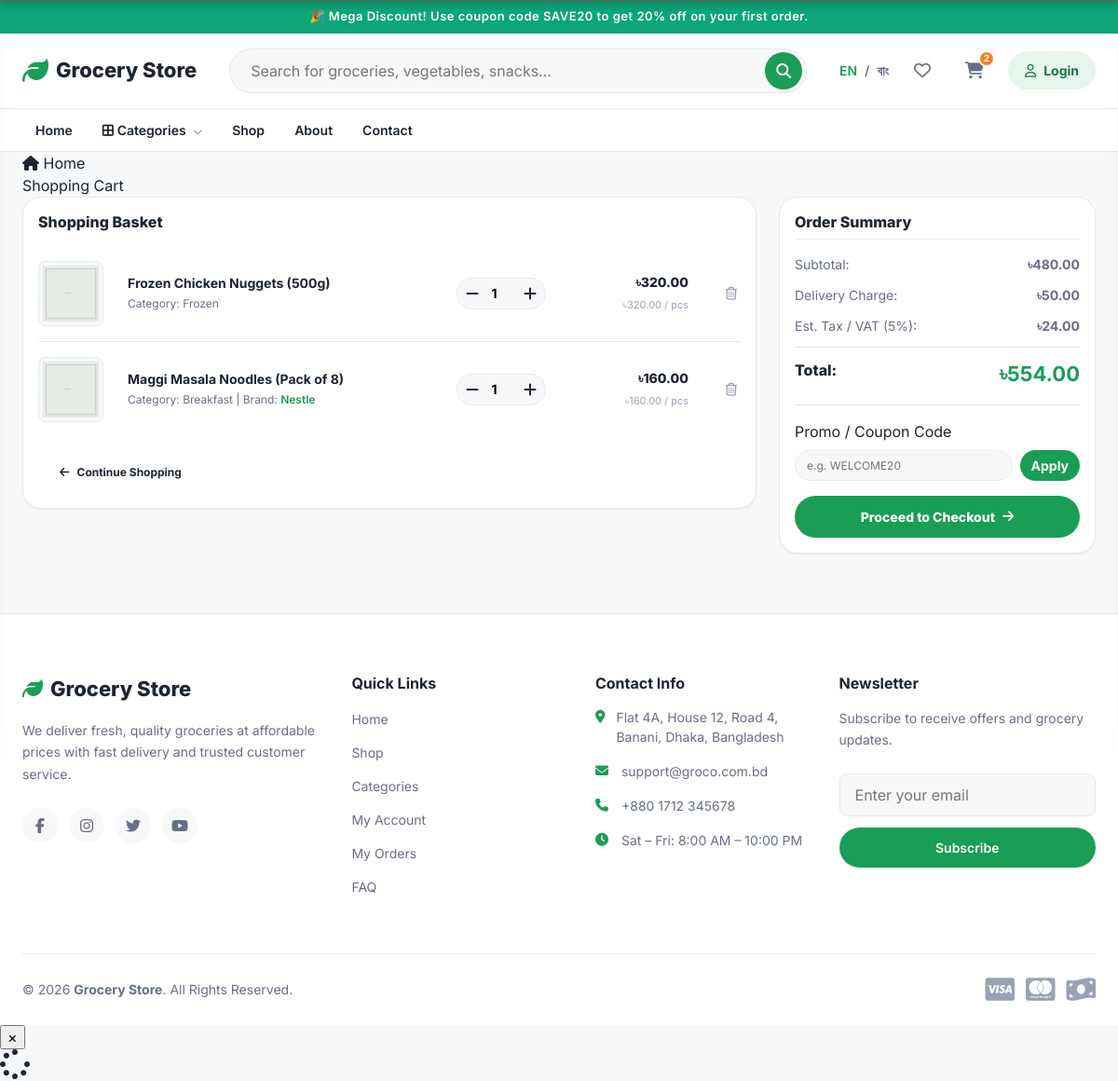
The app's page /cart.php with its own data.
### tables this page shows
CREATE TABLE `cart_items` (
  `id` int(11) NOT NULL,
  `cart_id` int(11) NOT NULL,
  `product_id` int(11) NOT NULL,
  `quantity` int(11) NOT NULL DEFAULT 1,
  `price` decimal(10,2) NOT NULL,
  `created_at` timestamp NOT NULL DEFAULT current_timestamp(),
  `updated_at` timestamp NOT NULL DEFAULT current_timestamp() ON UPDATE current_timestamp()
);

CREATE TABLE `products` (
  `id` int(11) NOT NULL,
  `category_id` int(11) NOT NULL,
  `brand_id` int(11) DEFAULT NULL,
  `name` varchar(255) NOT NULL,
  `slug` varchar(255) NOT NULL,
  `description` text DEFAULT NULL,
  `short_description` varchar(500) DEFAULT NULL,
  `sku` varchar(50) NOT NULL,
  `barcode` varchar(100) DEFAULT NULL,
  `price` decimal(10,2) NOT NULL,
  `cost_price` decimal(10,2) DEFAULT NULL,
  `discount_price` decimal(10,2) DEFAULT NULL,
  `unit` varchar(50) DEFAULT 'pcs',
  `stock` int(11) DEFAULT 0,
  `min_stock` int(11) DEFAULT 5,
  `weight` decimal(8,2) DEFAULT NULL,
  `thumbnail` varchar(255) DEFAULT NULL,
  `is_featured` tinyint(1) DEFAULT 0,
  `is_trending` tinyint(1) DEFAULT 0,
  `is_flash_sale` tinyint(1) DEFAULT 0,
  `is_active` tinyint(1) DEFAULT 1,
  `status` varchar(50) DEFAULT 'Published',
  `avg_rating` decimal(3,2) DEFAULT 0.00,
  `review_count` int(11) DEFAULT 0,
  `meta_title` varchar(255) DEFAULT NULL,
  `meta_description` text DEFAULT NULL,
  `created_at` timestamp NOT NULL DEFAULT current_timestamp(),
  `updated_at` timestamp NOT NULL DEFAULT current_timestamp() ON UPDATE current_timestamp(),
  `deleted_at` timestamp NULL DEFAULT NULL
);

CREATE TABLE `categories` (
  `id` int(11) NOT NULL,
  `parent_id` int(11) DEFAULT NULL,
  `name` varchar(100) NOT NULL,
  `slug` varchar(150) NOT NULL,
  `image` varchar(255) DEFAULT NULL,
  `icon` varchar(100) DEFAULT NULL,
  `description` text DEFAULT NULL,
  `is_active` tinyint(1) DEFAULT 1,
  `created_at` timestamp NOT NULL DEFAULT current_timestamp(),
  `updated_at` timestamp NOT NULL DEFAULT current_timestamp() ON UPDATE current_timestamp()
);

CREATE TABLE `brands` (
  `id` int(11) NOT NULL,
  `name` varchar(100) NOT NULL,
  `slug` varchar(150) NOT NULL,
  `is_active` tinyint(1) DEFAULT 1,
  `logo` varchar(255) DEFAULT NULL,
  `created_at` timestamp NOT NULL DEFAULT current_timestamp(),
  `updated_at` timestamp NOT NULL DEFAULT current_timestamp() ON UPDATE current_timestamp()
);

### public/includes/helpers.php (called while the page is built, shortened)
<?php
function e(?string $value): string
{
    return htmlspecialchars($value ?? '', ENT_QUOTES, 'UTF-8');
}
function image_url(?string $path, string $placeholderCategory = 'ui'): string
{
    if (!empty($path)) {
        if (str_starts_with($path, 'storage/')) {
            $filePath = PUBLIC_PATH . '/../' . ltrim($path, '/');
            if (file_exists($filePath)) {
                $mtime = filemtime($filePath);
                return rtrim(dirname(BASE_URL), '/') . '/' . ltrim($path, '/') . '?v=' . $mtime;
            }
        } else {
            $filePath = PUBLIC_PATH . '/assets/images/' . ltrim($path, '/');
        }
    }
    $fallbackPath = 'assets/images/' . $placeholderCategory . '/placeholder.png';
    $filePath = PUBLIC_PATH . '/' . $fallbackPath;
    $mtime = file_exists($filePath) ? filemtime($filePath) : time();
    return BASE_URL . '/' . $fallbackPath . '?v=' . $mtime;
}
function url_for(string $page): string
{
    return BASE_URL . '/' . ltrim($page, '/');
}

### public/dbconnect.php (called while the page is built, shortened)
<?php
final class Database
{
    private static ?PDO $instance = null;
    public static function getConnection(): PDO
    {
        if (self::$instance === null) {
            $dsn = 'mysql:host=' . DB_HOST . ';dbname=' . DB_NAME . ';charset=' . DB_CHARSET;
            $options = [
                PDO::ATTR_ERRMODE            => PDO::ERRMODE_EXCEPTION,
                PDO::ATTR_DEFAULT_FETCH_MODE => PDO::FETCH_ASSOC,
                PDO::ATTR_EMULATE_PREPARES   => false,
            ];
            try {
                self::$instance = new PDO($dsn, DB_USER, DB_PASS, $options);
                self::$instance->exec("SET time_zone = '+06:00'");
            } catch (PDOException $e) {
                error_log('[DB CONNECTION ERROR] ' . $e->getMessage());
                if (APP_DEBUG) {
                    die('Database connection failed: ' . htmlspecialchars($e->getMessage(), ENT_QUOTES, 'UTF-8'));
                }
                http_response_code(500);
                die('Something went wrong. Please try again later.');
            }
        }
        return self::$instance;
    }
}
function db(): PDO
{
    return Database::getConnection();
}
require_once PUBLIC_PATH . '/includes/functions.php';
require_once PUBLIC_PATH . '/includes/helpers.php';

### public/includes/functions.php (called while the page is built, shortened)
<?php
function get_setting(string $key, ?string $default = null): ?string
{
    static $cache = [];
    if (array_key_exists($key, $cache)) {
        return $cache[$key];
    }
    try {
        $stmt = db()->prepare('SELECT `value` FROM settings WHERE key_name = :key LIMIT 1');
        $stmt->execute(['key' => $key]);
        $value = $stmt->fetchColumn();
        $cache[$key] = ($value !== false) ? (string) $value : $default;
    } catch (PDOException $e) {
        error_log('[get_setting] ' . $e->getMessage());
        $cache[$key] = $default;
    }
    return $cache[$key];
}
function site_name(): string
{
    return get_setting('site_name', DEFAULT_SITE_NAME);
}
function currency_symbol(): string
{
    $code = get_setting('currency', 'BDT');
    $map = [
        'BDT' => '৳',
        'USD' => '$',
        'EUR' => '€',
        'GBP' => '£',
        'INR' => '₹',
    ];
    return $map[$code] ?? $code . ' ';
}
function format_price(float|string $amount): string
{
    return currency_symbol() . number_format((float) $amount, 2);
}
function default_delivery_charge(): float
{
    return (float) get_setting('delivery_charge', '0');
}

### public/cart.php (the view, shortened to what this page needs)
<?php
require_once __DIR__ . '/dbconnect.php';
$pdo = db();
$cartId = current_cart_id();
try {
    $stmt = $pdo->prepare('
        SELECT ci.id AS cart_item_id, ci.product_id, ci.quantity, ci.price,
               p.name, p.slug, p.thumbnail, p.stock, p.unit,
               c.name AS category_name, b.name AS brand_name
        FROM cart_items ci
        JOIN products p ON p.id = ci.product_id
        LEFT JOIN categories c ON c.id = p.category_id
        LEFT JOIN brands b ON b.id = p.brand_id
        WHERE ci.cart_id = :cart_id
        ORDER BY ci.created_at DESC
    ');
    $stmt->execute(['cart_id' => $cartId]);
    $cartItems = $stmt->fetchAll();
    $subtotal = 0.0;
    foreach ($cartItems as $item) {
        $subtotal += ((float) $item['price']) * ((int) $item['quantity']);
    }
    $discountAmount = 0.0;
    $couponCode = $_SESSION['applied_coupon'] ?? null;
    $couponData = null;
    $deliveryCharge = 0.0;
    if ($subtotal > 0) {
        $deliveryCharge = default_delivery_charge();
    }
    $vatAmount = 0.0;
    if ($subtotal > 0) {
        $taxable = max(0.0, $subtotal - $discountAmount);
        $vatAmount = $taxable * 0.05;
    }
    $grandTotal = max(0.0, ($subtotal - $discountAmount) + $deliveryCharge + $vatAmount);
} catch (PDOException $e) {
    error_log('[cart.php] Error: ' . $e->getMessage());
    if (APP_DEBUG) {
        die('Cart Database Error: ' . htmlspecialchars($e->getMessage()));
    }
}
$pageTitle = 'Shopping Cart — ' . site_name();
require_once __DIR__ . '/header.php';
?>
<?php include PUBLIC_PATH . '/components/breadcrumb.php'; ?>
<div class="container">
    <div class="cart-page-layout" id="cartPageContent" style="display: <?= empty($cartItems) ? 'none' : 'grid' ?>;">
        <main class="cart-table-card">
            <h2 class="summary-title" style="margin-top:0; border-bottom:none; padding-bottom:0;">Shopping Basket</h2>
            <div class="cart-items-list">
                <?php if (!empty($cartItems)): ?>
                    <?php foreach ($cartItems as $item):
                        $price = (float) $item['price'];
                        $qty = (int) $item['quantity'];
                        $stock = (int) $item['stock'];
                        $imageUrl = image_url($item['thumbnail'], 'products');
                        $productUrl = url_for('product.php?slug=' . e($item['slug']));
                    ?>
                        <div class="cart-item-row" data-price="<?= $price ?>" data-product-id="<?= $item['product_id'] ?>">
                            <div class="cart-item-img">
                                <a href="<?= $productUrl ?>">
                                    <img src="<?= e($imageUrl) ?>" alt="<?= e($item['name']) ?>">
                                </a>
                            </div>
                            <div class="cart-item-details">
                                <h3 class="cart-item-name"><a href="<?= $productUrl ?>"><?= e($item['name']) ?></a></h3>
                                <div class="cart-item-meta">
                                    Category: <?= e($item['category_name'] ?? 'Other') ?>
                                    <?php if ($item['brand_name']): ?>
                                        | Brand: <span><?= e($item['brand_name']) ?></span>
                                    <?php endif; ?>
                                </div>
                            </div>
                            <div class="cart-item-qty">
                                <div class="cart-qty-adjuster">
                                    <button type="button" class="cart-qty-btn cart-qty-minus" data-product-id="<?= (int) $item['product_id'] ?>" aria-label="Decrease Quantity"><i class="fas fa-minus"></i></button>
                                    <input type="number" class="cart-qty-input" value="<?= $qty ?>" min="1" max="<?= $stock ?>" data-original="<?= $qty ?>" readonly>
                                    <button type="button" class="cart-qty-btn cart-qty-plus" data-product-id="<?= (int) $item['product_id'] ?>" aria-label="Increase Quantity"><i class="fas fa-plus"></i></button>
                                </div>
                            </div>
                            <div class="cart-item-totals">
                                <span class="cart-item-line-total"><?= format_price($price * $qty) ?></span>
                                <span class="cart-item-price-unit"><?= format_price($price) ?> / <?= e($item['unit']) ?></span>
                            </div>
                            <div class="cart-item-remove">
                                <button type="button" class="mini-cart-remove-btn btn-remove-cart-item" data-product-id="<?= (int) $item['product_id'] ?>" title="Remove item" aria-label="Remove Item">
                                    <i class="far fa-trash-can"></i>
                                </button>
                            </div>
                        </div>
                    <?php endforeach; ?>
                <?php endif; ?>
            </div>
            <div style="display:flex; justify-content:space-between; margin-top:var(--space-4);">
                <a href="<?= url_for('products.php') ?>" class="btn btn-secondary" style="border-radius:var(--radius-pill); font-size:12px; font-weight:700;"><i class="fas fa-arrow-left"></i> Continue Shopping</a>
            </div>
        </main>
        <aside class="summary-panel">
            <h3 class="summary-title">Order Summary</h3>
            <div class="summary-row">
                <span>Subtotal:</span>
                <strong id="cartPageSubtotal"><?= format_price($subtotal) ?></strong>
            </div>
            <div class="summary-row">
                <span>Delivery Charge:</span>
                <strong id="cartPageDelivery"><?= format_price($deliveryCharge) ?></strong>
            </div>
            <div class="summary-row">
                <span>Est. Tax / VAT (5%):</span>
                <strong id="cartPageVat"><?= format_price($vatAmount) ?></strong>
            </div>
            <div class="summary-row total-row">
                <span>Total:</span>
                <strong class="grand-total-val" id="cartPageTotal"><?= format_price($grandTotal) ?></strong>
            </div>
            <div class="coupon-box">
                <label for="couponCodeInput" class="sort-label">Promo / Coupon Code</label>
                <?php if ($couponCode !== null && $couponData): ?>
                    <div class="coupon-badge-success">
                        <span><i class="fas fa-tag"></i> Code: <strong><?= e($couponCode) ?></strong> (<?= (float)$couponData['discount_percent'] ?>% off)</span>
                        <button type="button" class="btn-coupon-remove" id="btnRemoveCoupon" title="Remove Coupon" aria-label="Remove Coupon"><i class="fas fa-trash"></i></button>
                    </div>
                <?php else: ?>
                    <form id="couponForm">
                        <div class="coupon-form-group">
                            <input type="text" id="couponCodeInput" class="coupon-input" placeholder="e.g. WELCOME20" required>
                            <button type="submit" class="btn btn-primary btn-coupon">Apply</button>
                        </div>
                    </form>
                <?php endif; ?>
            </div>
            <a href="<?= url_for('checkout.php') ?>" class="btn btn-primary btn-checkout-proceed">Proceed to Checkout <i class="fas fa-arrow-right"></i></a>
        </aside>
    </div>
</div>
<?php
require_once __DIR__ . '/footer.php';
?>

### public/assets/css/style.css (style rules this page uses)
:root { --color-primary: #1a9d55; --color-primary-dark: #147a42; --color-primary-light: #e6f6ec; --color-accent: #f5821f; --color-danger: #e0303e; --color-warning: #f2b705; --color-success: #1a9d55; --color-bg: #f7f8fa; --color-surface: #ffffff; --color-border: #e7e9ec; --color-text: #1c2530; --color-text-muted: #667085; --color-text-faint: #98a2b3; --font-base: 'Inter', -apple-system, BlinkMacSystemFont, 'Segoe UI', Roboto, Helvetica, Arial, sans-serif; --fs-xs: 0.75rem; --fs-sm: 0.875rem; --fs-base: 1rem; --fs-md: 1.125rem; --fs-lg: 1.375rem; --fs-xl: 1.75rem; --fs-2xl: 2.25rem; --space-1: 4px; --space-2: 8px; --space-3: 12px; --space-4: 16px; --space-5: 24px; --space-6: 32px; --space-7: 48px; --space-8: 64px; --radius-sm: 8px; --radius-md: 14px; --radius-lg: 20px; --radius-pill: 999px; --shadow-sm: 0 1px 2px rgba(16, 24, 40, 0.06); --shadow-md: 0 4px 16px rgba(16, 24, 40, 0.08); --shadow-lg: 0 12px 32px rgba(16, 24, 40, 0.12); --header-height: 128px; --container-max: 1280px; --transition-fast: 150ms ease; --transition-base: 250ms ease; }
*, *::before, *::after { box-sizing: border-box; }
html { scroll-behavior: smooth; }
body { margin: 0; font-family: var(--font-base); font-size: var(--fs-base); color: var(--color-text); background: var(--color-bg); line-height: 1.5; -webkit-font-smoothing: antialiased; }
img { max-width: 100%; display: block; }
a { color: inherit; text-decoration: none; }
h1, h2, h3, h4, h5, h6 { margin: 0; font-weight: 700; line-height: 1.25; }
button { font-family: inherit; cursor: pointer; }
input, select, textarea, button { font-family: inherit; font-size: inherit; }
.container { width: 100%; max-width: var(--container-max); margin-inline: auto; padding-inline: var(--space-5); }
.btn { display: inline-flex; align-items: center; justify-content: center; gap: var(--space-2); padding: 12px 22px; font-weight: 600; font-size: var(--fs-sm); border-radius: var(--radius-pill); border: 1px solid transparent; transition: background var(--transition-fast), color var(--transition-fast), border-color var(--transition-fast), transform var(--transition-fast); white-space: nowrap; }
.btn-primary { background: var(--color-primary); color: #fff; }

### public/assets/css/accessibility.css (style rules this page uses)
body { text-rendering: optimizeLegibility; -webkit-font-smoothing: antialiased; -moz-osx-font-smoothing: grayscale; }

### records on screen
cart_items: product.name "Frozen Chicken Nuggets (500g)", categories.name "Frozen", quantity "1", qty "৳320.00", price "৳320.00", product.unit "pcs"
cart_items: product.name "Maggi Masala Noodles (Pack of 8)", categories.name "Breakfast", brands.name "Nestle", quantity "1", format_price($price * $qty) "৳160.00", price "৳160.00", product.unit "pcs"

### other values on screen
$announcementText "🎉 Mega Discount! Use coupon code SAVE20 to get 20% off on your first order."
site_name() "Grocery Store"
$__cart_count "2"
t('login') "Login"
t('home') "Home"
t('categories') "Categories"
t('shop') "Shop"
t('about') "About"
t('contact') "Contact"
$title "Shopping Cart"
format_price($subtotal) "৳480.00"
format_price($deliveryCharge) "৳50.00"
format_price($vatAmount) "৳24.00"
format_price($grandTotal) "৳554.00"
t('about_text') "We deliver fresh, quality groceries at affordable prices with fast delivery and trusted customer service."
